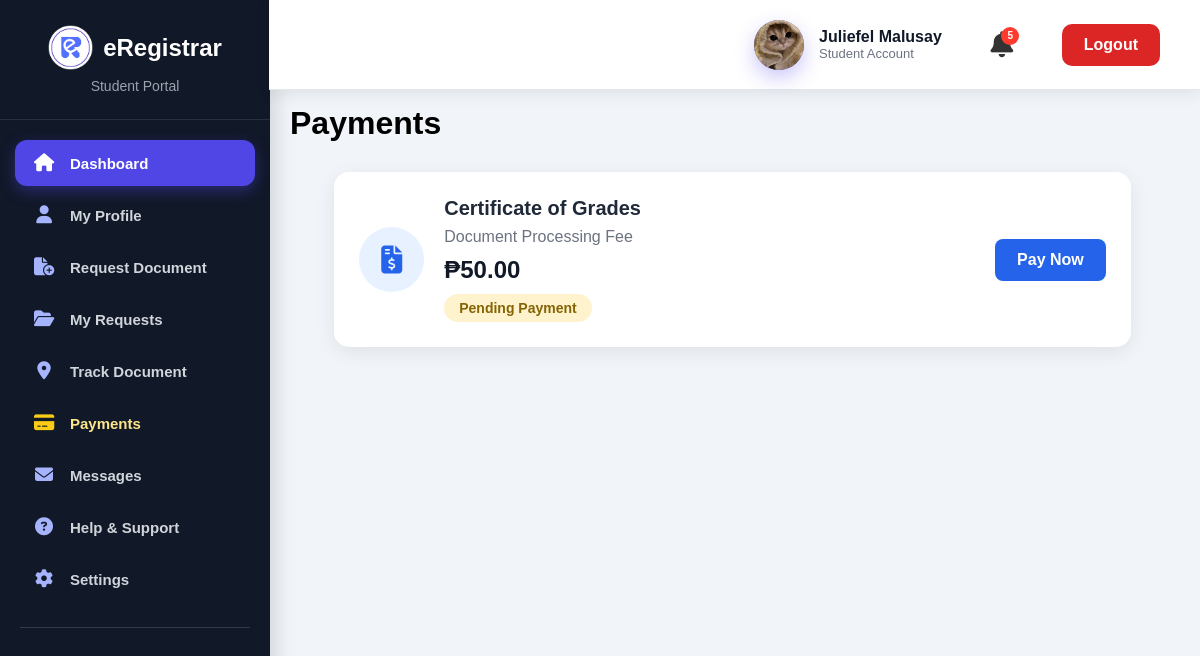
Screenshot of /student/payments.php?success=1 (signed in) with the database file from the repository.
### tables this page shows
CREATE TABLE `requests` (
  `request_id` int(11) NOT NULL,
  `tracking_no` varchar(50) NOT NULL,
  `user_id` int(11) NOT NULL,
  `document_id` int(11) NOT NULL,
  `purpose` text NOT NULL,
  `quantity` int(11) DEFAULT 1,
  `remarks` text DEFAULT NULL,
  `uploaded_file` varchar(255) DEFAULT NULL,
  `status` varchar(50) DEFAULT 'Pending',
  `request_date` timestamp NOT NULL DEFAULT current_timestamp(),
  `claim_date` date DEFAULT NULL,
  `payment_method` enum('E-Payment','On the Counter') NOT NULL DEFAULT 'On the Counter',
  `payment_status` enum('Pending','Paid','Rejected') NOT NULL DEFAULT 'Pending',
  `fullname` varchar(100) DEFAULT NULL,
  `student_no` varchar(50) DEFAULT NULL,
  `course` varchar(100) DEFAULT NULL,
  `year_level` varchar(50) DEFAULT NULL,
  `email` varchar(100) DEFAULT NULL
);

CREATE TABLE `documents` (
  `document_id` int(11) NOT NULL,
  `document_name` varchar(100) NOT NULL,
  `description` text DEFAULT NULL,
  `fee` decimal(10,2) DEFAULT 0.00,
  `processing_days` int(11) DEFAULT 0,
  `requirements` text DEFAULT NULL,
  `status` enum('Available','Unavailable') DEFAULT 'Available',
  `created_at` timestamp NOT NULL DEFAULT current_timestamp()
);

### student/payments.php (the view, shortened to what this page needs)
<?php
require_once __DIR__ . "/../includes/db.php";
$user_id = $_SESSION['user_id'];
$sql = "SELECT
            r.request_id,
            r.payment_status,
            d.document_name,
            d.fee
        FROM requests r
        INNER JOIN documents d
        ON r.document_id = d.document_id
        WHERE r.user_id = ?
        AND r.payment_method = 'E-Payment'
        ORDER BY r.request_date DESC";
$stmt = mysqli_prepare($conn,$sql);
mysqli_stmt_bind_param(
    $stmt,
    "i",
    $user_id
);
mysqli_stmt_execute($stmt);
$result = mysqli_stmt_get_result($stmt);
?>
<!DOCTYPE html>
<html lang="en">
<head>
<link rel="stylesheet" href="../assets/css/student.css">
</head>
<body>
<?php include("sidebar.php"); ?>
<?php include("header.php"); ?>
<div class="student-main">
<h1>
Payments
</h1>
<div class="payment-container">
<?php if(mysqli_num_rows($result) > 0){ ?>
<?php while($row = mysqli_fetch_assoc($result)){ ?>
<div class="payment-card">
<div class="payment-icon">
<i class="fa-solid fa-file-invoice-dollar"></i>
</div>
<div class="payment-info">
<h3>
<?php echo htmlspecialchars($row['document_name']); ?>
</h3>
<p>
Document Processing Fee
</p>
<h2>
₱<?php echo number_format($row['fee'],2); ?>
</h2>
<?php if($row['payment_status']=="Paid"){ ?>
<span class="payment-status paid">
Paid
</span>
<?php }else{ ?>
<span class="payment-status pending">
Pending Payment
</span>
<?php } ?>
</div>
<?php if($row['payment_status']=="Paid"){ ?>
<a
href="payments_history.php?id=<?php echo $row['request_id']; ?>"
class="history-btn">
View Receipt
</a>
<?php }else{ ?>
<a
href="payment_upload.php?id=<?php echo $row['request_id']; ?>"
class="pay-btn">
Pay Now
</a>
<?php } ?>
</div>
<?php } ?>
<?php } ?>
</div>
</div>
</body>
</html>

### assets/css/student.css (style rules this page uses)
* { box-sizing:border-box; }
body { margin:0; font-family:"Segoe UI",Arial,sans-serif; background:#f8fafc; }
.student-main { margin-left:260px; padding:35px; }
.student-main, .student-content { margin-left:265px; margin-top:80px; padding:25px; min-height:100vh; background:#f1f5f9; }
.pending { background:#fef3c7; color:#92400e; }
a { text-decoration: none; color:#184899; font-weight:600; }
* { margin:0; padding:0; box-sizing:border-box; font-family:Arial, sans-serif; }
body { background:#f5f7fb; }
.payment-container { width:90%; max-width:1000px; margin:30px auto; }
.payment-card { background:white; padding:25px; border-radius:15px; display:flex; align-items:center; gap:25px; box-shadow:0 10px 25px rgba(0,0,0,.08); }
.payment-icon { width:65px; height:65px; background:#eef2ff; color:#4f46e5; border-radius:50%; display:flex; justify-content:center; align-items:center; font-size:28px; }
.payment-info { flex:1; }
.payment-info h3 { color:#111827; margin-bottom:5px; }
.payment-info p { color:#6b7280; }
.payment-info h2 { color:#4f46e5; margin:10px 0; }
.payment-status { padding:7px 15px; border-radius:20px; font-size:13px; font-weight:bold; }
.payment-status.pending { background:#fef3c7; color:#92400e; }
.pay-btn, .history-btn { text-decoration:none; padding:12px 25px; border-radius:10px; color:white; background:#4f46e5; transition:.3s; }
.payment-container { margin-top:30px; display:flex; flex-direction:column; gap:20px; }
.payment-card { background:#fff; border-radius:15px; padding:25px; display:flex; align-items:center; justify-content:space-between; gap:20px; box-shadow:0 5px 20px rgba(0,0,0,.08); transition:.3s; }
.payment-icon { width:65px; height:65px; background:#e8f1ff; color:#2563eb; border-radius:50%; display:flex; align-items:center; justify-content:center; font-size:28px; }
.payment-info h3 { margin:0; color:#1f2937; font-size:20px; }
.payment-info p { color:#6b7280; margin:8px 0; }
.payment-info h2 { color:#111827; margin:10px 0; }
.payment-status { display:inline-block; padding:6px 15px; border-radius:20px; font-size:14px; font-weight:600; }
.payment-status.pending { background:#fff3cd; color:#856404; }
.pay-btn, .history-btn { padding:12px 22px; border-radius:8px; text-decoration:none; font-weight:600; transition:.3s; }
.pay-btn { background:#2563eb; color:white; }

### rows the page displays
requests: document.document_name "Certificate of Grades", document.fee "50.00", payment_status "Pending Payment"

### other values shown
$_SESSION['fullname'] "Juliefel Malusay"
$notification_count "5"
